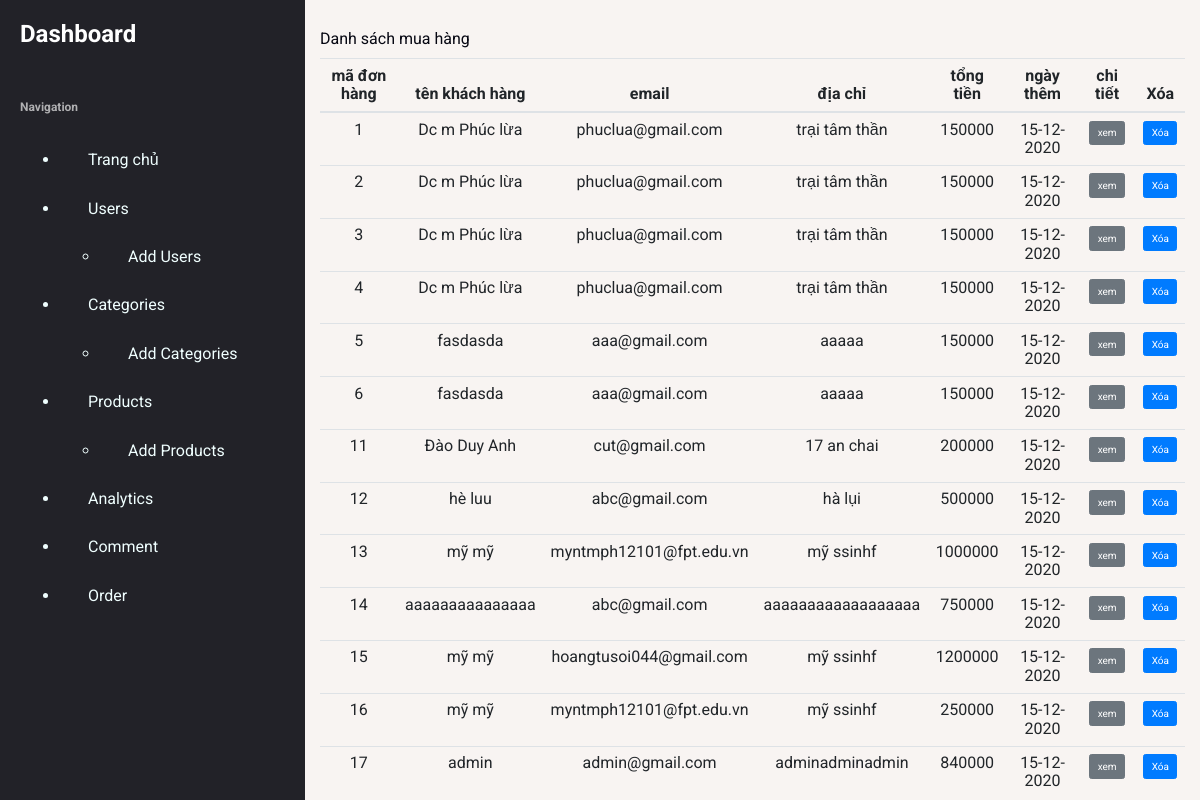
Page /?module=backend&controller=don_hang (signed in) on the committed database.
### tables this page shows
CREATE TABLE `don_hang` (
  `ma_don_hang` int(11) NOT NULL,
  `ten_kh` varchar(255) NOT NULL,
  `email` varchar(30) NOT NULL,
  `dia_chi` varchar(500) NOT NULL,
  `ngay_thang` datetime DEFAULT NULL,
  `tong_tien` float NOT NULL,
  `ma_kh` int(11) NOT NULL
);

### library/pdo.php (called while the page is built, shortened)
<?php
function pdo_get_connection()
{
    $host = "sql105.byethost8.com";
    $db_name = "b8_27152900_bean";
    $db_user = "b8_27152900";
    $db_pass = 'aloalo12345';
    $dburl = "mysql:host={$host};dbname={$db_name};charset=utf8";
    $pdo = new PDO($dburl, $db_user, $db_pass);
    $pdo->setAttribute(PDO::ATTR_ERRMODE, PDO::ERRMODE_EXCEPTION);
    return $pdo;
}
function pdo_query1($sql, $params = [])
{
    try {
        $conn = pdo_get_connection();
        $stmt = $conn->prepare($sql);
        $stmt->execute($params);
        $stmt->setFetchMode(PDO::FETCH_ASSOC);
        $rows = $stmt->fetchAll();
        return $rows;
    } catch (PDOException $e) {
        throw $e;
    } finally {
        unset($conn);
    }
}

### model/don_hang_model.php (called while the page is built, shortened)
<?php
function order_select_all()
{
    $sql = "SELECT * FROM don_hang ";
    return pdo_query1($sql);
}

### controller/backend/don_hang.php (called while the page is built, shortened)
<?php
require_once APP_PATH . '/model/don_hang_model.php';
switch ($action) {
    default:
        extract(index());
        break;
}
function index()
{
    $rows_don_hang = order_select_all([]);
    return [
        'rows_don_hang' => $rows_don_hang,
        'view_name' => 'don_hang/view_don_hang.php'
    ];
}

### view/backend/don_hang/view_don_hang.php (the view)
<div class="right__content mt-5">
    <p class="right__desc">Danh sách mua hàng</p>
    <div class="right__table">
        <div class="right__tableWrapper">
            <table class="table table-hover text-center">
                <thead>
                    <tr>
                        <th>mã đơn hàng</th>
                        <th>tên khách hàng</th>
                        <th>email</th>
                        <th>địa chỉ</th>
                        <th>tổng tiền</th>
                        <th>ngày thêm</th>
                        <th>chi tiết</th>
                        <th>Xóa</th>
                    </tr>
                </thead>
                <tbody>
                    <?php foreach ($rows_don_hang as $row_don_hang) {
                        extract($row_don_hang);
                    ?>
                        <tr>
                            <td><?= $ma_don_hang ?></td>
                            <td><?= $ten_kh ?></td>
                            <td><?= $email ?></td>
                            <td><?= $dia_chi ?></td>
                            <td><?= $tong_tien ?></td>
                            <td><?= date_format(date_create($ngay_thang), 'd-m-Y') ?></td>
                            <td>
                                <a class="btn btn-secondary" href="?module=backend&controller=don_hang&action=detail&ma_don_hang=<?= $ma_don_hang ?>">xem</a>
                            </td>
                            <td>
                                <a class="btn btn-primary" onclick="return confirm('Bạn muốn xóa đơn hàng')" href="?module=backend&controller=don_hang&action=delete&ma_don_hang=<?= $ma_don_hang ?>"> Xóa</a>
                            </td>
                        </tr>
                    <?php  } ?>
                </tbody>
            </table>
        </div>
    </div>
</div>

### public/css/quan-tri.css (style rules this page uses)
:root { --blue: #1376ff; --black: #222228; --white: #fff; --gray-medium: #39393e; --gray-light: #b0b0b2; --radius: 10px; --item-padding: 1.5rem 1.6rem; --sidebar-width: 305px; }
html { font-size: 10px; box-sizing: border-box; }
*, *::before, *::after { box-sizing: inherit; }
body { width: 100%; height: 100vh; color: #060712; background-color: #f8f4f2; font-family: "Roboto", sans-serif; font-size: 1.6rem; font-weight: 400; line-height: 1.15; overflow: hidden; position: relative; display: grid; grid-template-columns: var(--sidebar-width) 1fr; }

### view/backend/layout.php (style rules this page uses)
a { text-decoration: none; color: #F0FFFF; }

### rows in the picture
don_hang: ma_don_hang "1", ten_kh "Dc m Phúc lừa", email "phuclua@gmail.com", dia_chi "trại tâm thần", tong_tien "150000", ngay_thang "15-12-2020"
don_hang: ma_don_hang "2", ten_kh "Dc m Phúc lừa", email "phuclua@gmail.com", dia_chi "trại tâm thần", tong_tien "150000", ngay_thang "15-12-2020"
don_hang: ma_don_hang "3", ten_kh "Dc m Phúc lừa", email "phuclua@gmail.com", dia_chi "trại tâm thần", tong_tien "150000", ngay_thang "15-12-2020"
don_hang: ma_don_hang "4", ten_kh "Dc m Phúc lừa", email "phuclua@gmail.com", dia_chi "trại tâm thần", tong_tien "150000", ngay_thang "15-12-2020"
don_hang: ma_don_hang "5", ten_kh "fasdasda", email "aaa@gmail.com", dia_chi "aaaaa", tong_tien "150000", ngay_thang "15-12-2020"
don_hang: ma_don_hang "6", ten_kh "fasdasda", email "aaa@gmail.com", dia_chi "aaaaa", tong_tien "150000", ngay_thang "15-12-2020"
don_hang: ma_don_hang "11", ten_kh "Đào Duy Anh", email "cut@gmail.com", dia_chi "17 an chai", tong_tien "200000", ngay_thang "15-12-2020"
don_hang: ma_don_hang "12", ten_kh "hè luu", email "abc@gmail.com", dia_chi "hà lụi", tong_tien "500000", ngay_thang "15-12-2020"
don_hang: ma_don_hang "13", ten_kh "mỹ mỹ", email "myntmph12101@fpt.edu.vn", dia_chi "mỹ ssinhf", tong_tien "1000000", ngay_thang "15-12-2020"
don_hang: ma_don_hang "14", ten_kh "aaaaaaaaaaaaaaa", email "abc@gmail.com", dia_chi "aaaaaaaaaaaaaaaaaa", tong_tien "750000", ngay_thang "15-12-2020"
don_hang: ma_don_hang "15", ten_kh "mỹ mỹ", email "hoangtusoi044@gmail.com", dia_chi "mỹ ssinhf", tong_tien "1200000", ngay_thang "15-12-2020"
don_hang: ma_don_hang "16", ten_kh "mỹ mỹ", email "myntmph12101@fpt.edu.vn", dia_chi "mỹ ssinhf", tong_tien "250000", ngay_thang "15-12-2020"
don_hang: ma_don_hang "17", ten_kh "admin", email "admin@gmail.com", dia_chi "adminadminadmin", tong_tien "840000", ngay_thang "15-12-2020"
